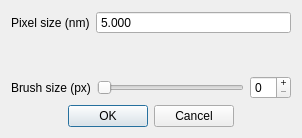
<?xml version="1.0" encoding="UTF-8"?>
<ui version="4.0">
 <class>ConfigWindow</class>
 <widget class="QDialog" name="ConfigWindow">
  <property name="geometry">
   <rect>
    <x>0</x>
    <y>0</y>
    <width>302</width>
    <height>138</height>
   </rect>
  </property>
  <property name="windowTitle">
   <string>Dialog</string>
  </property>
  <layout class="QVBoxLayout" name="verticalLayout">
   <item>
    <layout class="QFormLayout" name="formLayout">
     <item row="1" column="0">
      <widget class="QLabel" name="pixelSizeLabel">
       <property name="text">
        <string>Pixel size (nm)</string>
       </property>
      </widget>
     </item>
     <item row="1" column="1">
      <widget class="QDoubleSpinBox" name="pixelSizeInput">
       <property name="buttonSymbols">
        <enum>QAbstractSpinBox::NoButtons</enum>
       </property>
       <property name="decimals">
        <number>3</number>
       </property>
       <property name="maximum">
        <double>10000.000000000000000</double>
       </property>
       <property name="value">
        <double>5.000000000000000</double>
       </property>
      </widget>
     </item>
    </layout>
   </item>
   <item>
    <layout class="QHBoxLayout" name="horizontalLayout">
     <property name="topMargin">
      <number>10</number>
     </property>
     <item>
      <widget class="QLabel" name="brushSizeLabel">
       <property name="text">
        <string>Brush size (px)</string>
       </property>
      </widget>
     </item>
     <item>
      <widget class="QSlider" name="brushSizeSlider">
       <property name="orientation">
        <enum>Qt::Horizontal</enum>
       </property>
      </widget>
     </item>
     <item>
      <widget class="QSpinBox" name="brushSizeInput">
       <property name="buttonSymbols">
        <enum>QAbstractSpinBox::PlusMinus</enum>
       </property>
      </widget>
     </item>
    </layout>
   </item>
   <item>
    <widget class="QDialogButtonBox" name="buttonBox">
     <property name="orientation">
      <enum>Qt::Horizontal</enum>
     </property>
     <property name="standardButtons">
      <set>QDialogButtonBox::Cancel|QDialogButtonBox::Ok</set>
     </property>
     <property name="centerButtons">
      <bool>true</bool>
     </property>
    </widget>
   </item>
  </layout>
 </widget>
 <resources/>
 <connections>
  <connection>
   <sender>buttonBox</sender>
   <signal>accepted()</signal>
   <receiver>ConfigWindow</receiver>
   <slot>accept()</slot>
   <hints>
    <hint type="sourcelabel">
     <x>248</x>
     <y>254</y>
    </hint>
    <hint type="destinationlabel">
     <x>157</x>
     <y>274</y>
    </hint>
   </hints>
  </connection>
  <connection>
   <sender>buttonBox</sender>
   <signal>rejected()</signal>
   <receiver>ConfigWindow</receiver>
   <slot>reject()</slot>
   <hints>
    <hint type="sourcelabel">
     <x>316</x>
     <y>260</y>
    </hint>
    <hint type="destinationlabel">
     <x>286</x>
     <y>274</y>
    </hint>
   </hints>
  </connection>
 </connections>
</ui>
